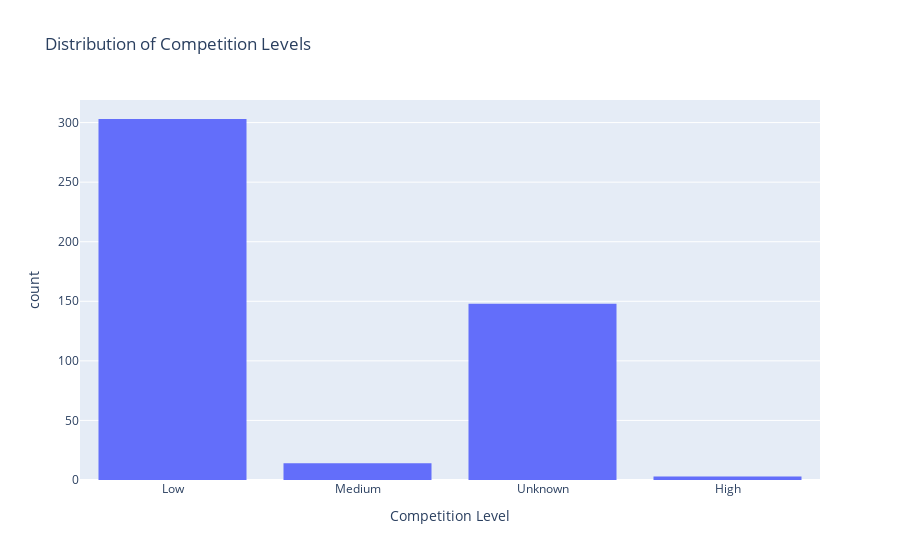

The cell this chart's notebook holds for it:
### Code cell
# Show the distribution of competition levels to understand the competitiveness of keywords.
fig = px.histogram(df, x='Competition', nbins=10,
                   title='Distribution of Competition Levels',
                   labels={'Competition': 'Competition Level'},
                   color_discrete_sequence=['#636EFA'])

fig.show()

### Figure 1 — Plotly figure (JSON) as saved in the notebook; plotly's stock layout.template omitted (floating-point values rounded to 4 significant figures; data arrays with more than 128 entries replaced by an {"elided": "..."} marker saying what was removed)
{"data": [{"alignmentgroup": "True", "bingroup": "x", "hovertemplate": "Competition Level=%{x}<br>count=%{y}<extra></extra>", "legendgroup": "", "marker": {"color": "#636EFA", "pattern": {"shape": ""}}, "name": "", "nbinsx": 10, "offsetgroup": "", "orientation": "v", "showlegend": false, "type": "histogram", "x": {"elided": "468 str values"}, "xaxis": "x", "yaxis": "y"}], "layout": {"barmode": "relative", "legend": {"tracegroupgap": 0}, "title": {"text": "Distribution of Competition Levels"}, "xaxis": {"anchor": "y", "domain": [0, 1], "title": {"text": "Competition Level"}}, "yaxis": {"anchor": "x", "domain": [0, 1], "title": {"text": "count"}}}}
